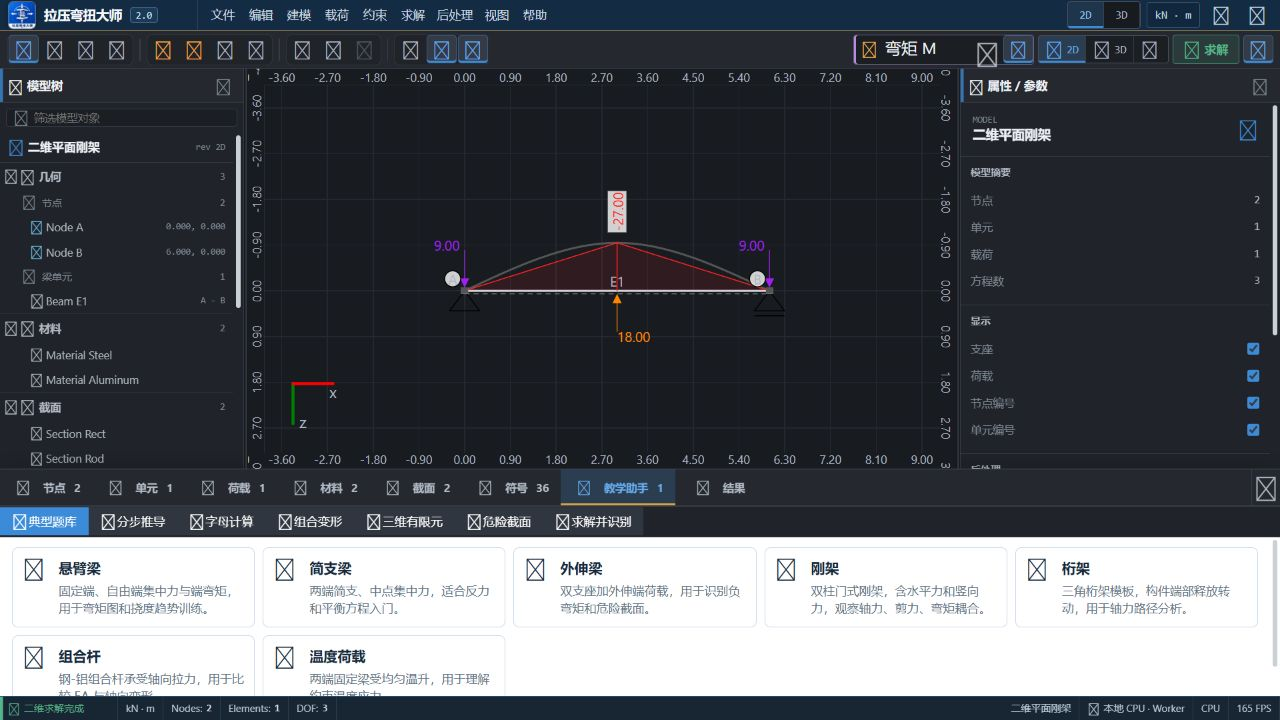
#> input picture outputs/classmate-sharing/assets/live/03-beam-moment.jpg, 1280 x 720 px
$ python integrate_live.py
#> lines starting #> are read from the running program, lines starting #| are printed output that depends on the picture
from pathlib import Path
import json,hashlib
from PIL import Image
r=Path(__file__).absolute().parent; out=r.parent; assets=out/'assets'/'live'
crops={
 'moment-detail':('03-beam-moment.jpg',(246,70,957,470)),
 'shear-detail':('06-shear.jpg',(246,70,957,470)),
 'load-detail':('07-load-properties.jpg',(962,72,1280,335)),
 'beam-model':('07-load-properties.jpg',(246,70,957,695)),
 'derivation-detail':('04-derivation.jpg',(8,505,1273,694)),
 'end-force-detail':('05-element-results.jpg',(6,506,1273,600)),
 'space-detail':('11-space-results.jpg',(247,70,958,694)),
 'space-table':('11-space-results.jpg',(968,297,1265,679)),
}
manifest=[]
for name,(source,box) in crops.items():
 f=assets/(name+'.png');Image.open(str(assets/source)).crop(box).save(str(f))
#> after `f = assets / (name + '.png')`:
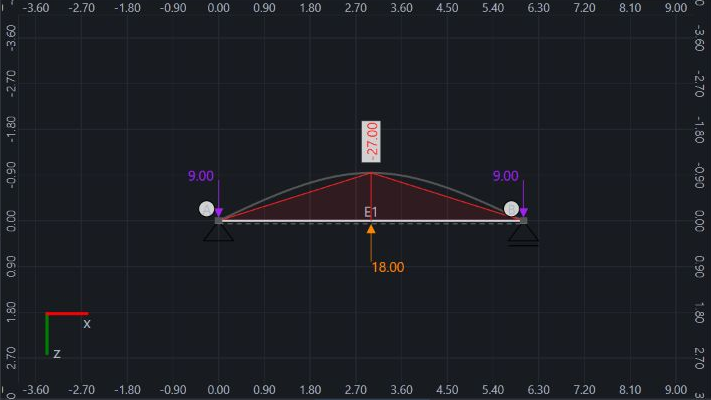
#> saved as moment-detail.png: PIL image 711x400 RGB; mean R, G, B 28.6, 30.5, 36.6
 manifest.append({'file':f.name,'source':source,'crop_xyxy':box,'sha256':hashlib.sha256(f.read_bytes()).hexdigest(),'review':'source screenshot inspected; content unchanged'})
#> pass 2 of the loop `for name,(source,box) in crops.items():`:
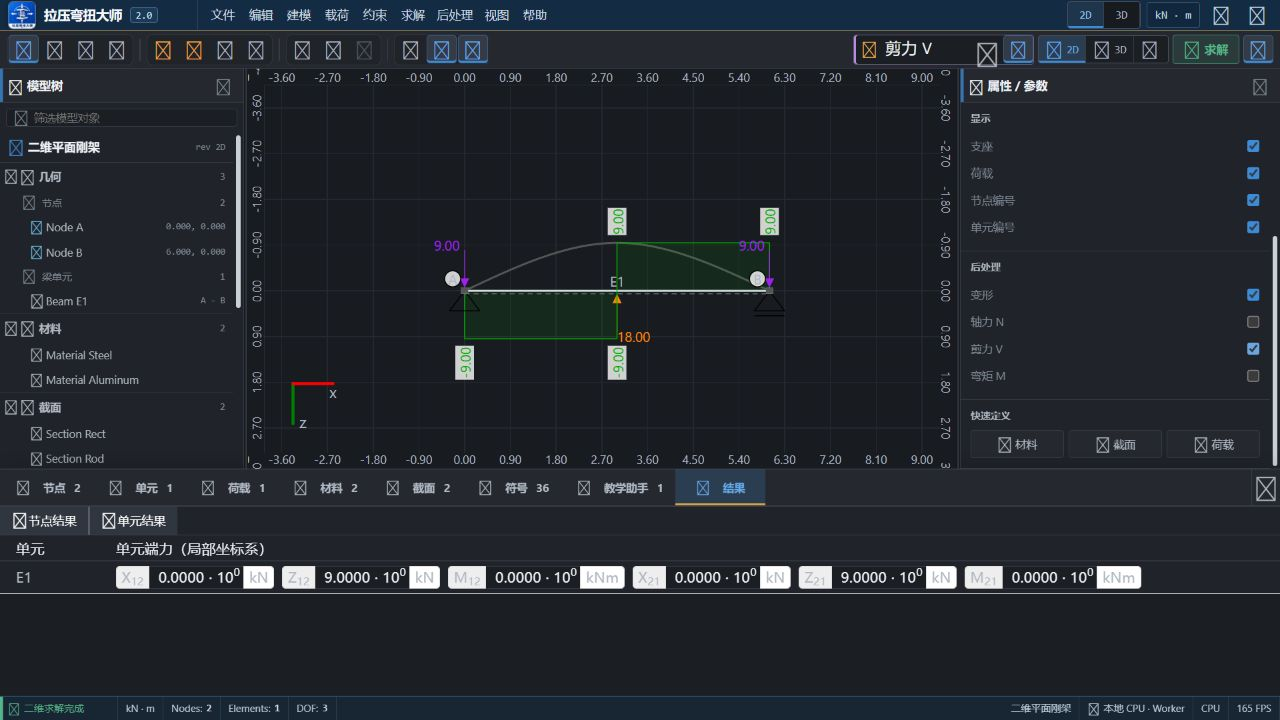
#> input picture outputs/classmate-sharing/assets/live/06-shear.jpg, 1280 x 720 px
#> `f = assets / (name + '.png')`:
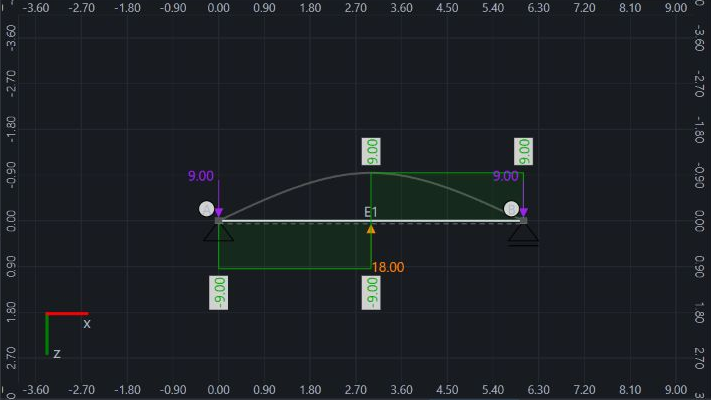
#> saved as shear-detail.png: PIL image 711x400 RGB; mean R, G, B 28.2, 32.4, 37.1
#> pass 3 of the loop `for name,(source,box) in crops.items():`:
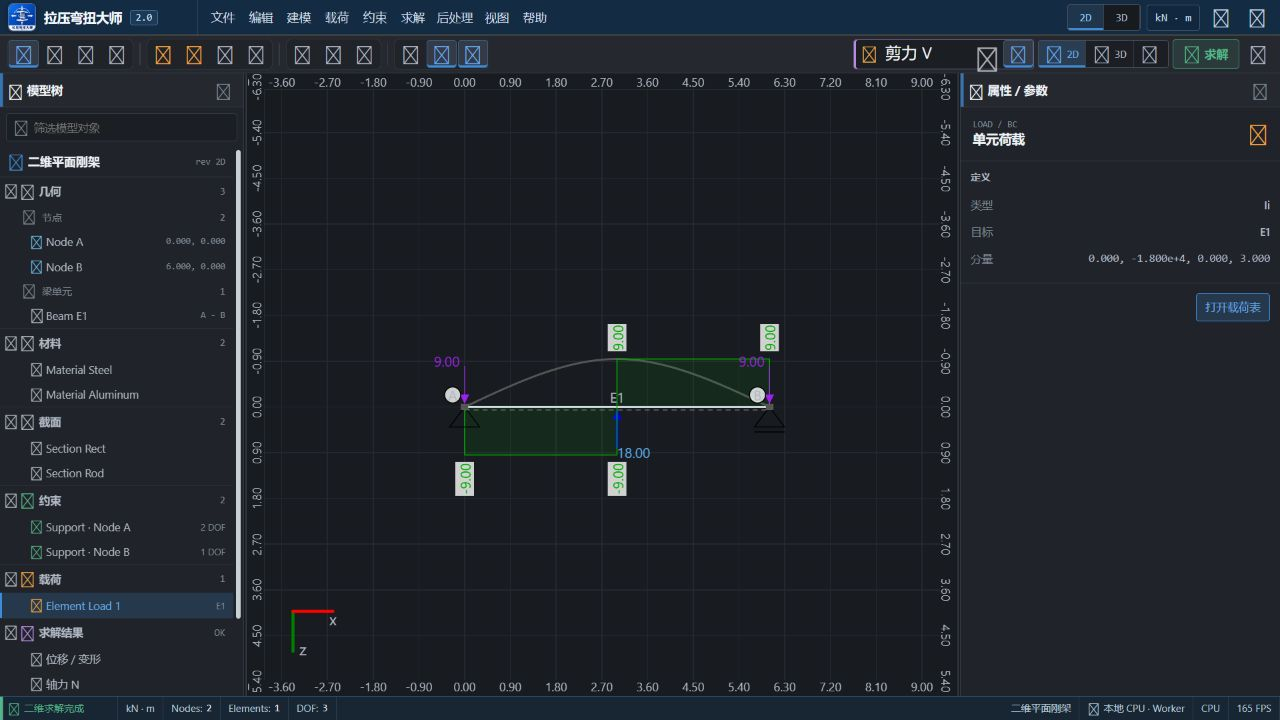
#> input picture outputs/classmate-sharing/assets/live/07-load-properties.jpg, 1280 x 720 px
#> `f = assets / (name + '.png')`:
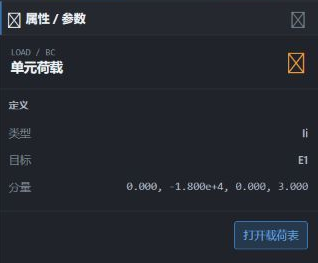
#> saved as load-detail.png: PIL image 318x263 RGB; mean R, G, B 36.8, 40.5, 47.9
#> the loop made 8 passes; the first 3 are shown
(assets/'crop-manifest.json').write_text(json.dumps(manifest,ensure_ascii=False,indent=2),encoding='utf-8')
#> (the run stopped early here; a loop or call above may not have finished)
